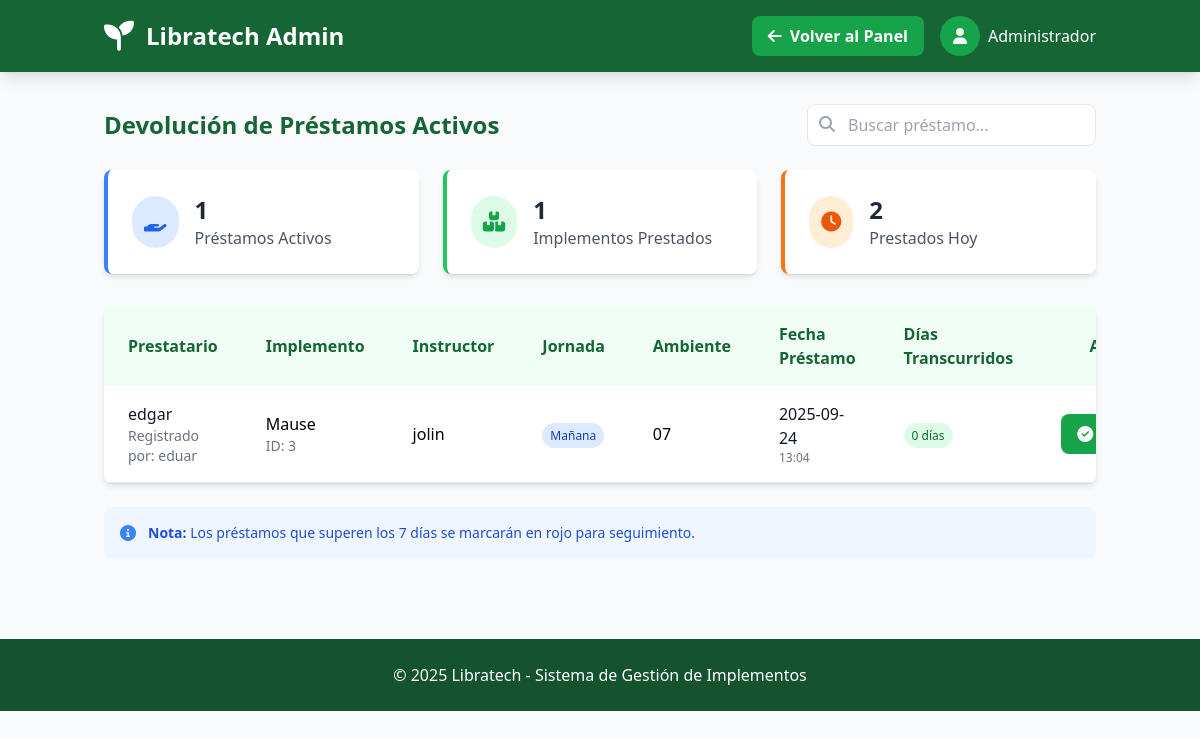
/admin/devolucion_prestamos (signed in), run on the app's committed database.
### tables this page shows
CREATE TABLE prestamos (
                id INTEGER PRIMARY KEY AUTOINCREMENT,
                fk_usuario INTEGER NOT NULL,
                fk_modelo INTEGER NOT NULL,
                fecha_prestamo TEXT NOT NULL,
                fecha_devolucion TEXT,
                nombre TEXT NOT NULL,
                instructor TEXT,
                jornada TEXT,
                ambiente TEXT,
                FOREIGN KEY (fk_usuario) REFERENCES usuarios(id),
                FOREIGN KEY (fk_modelo) REFERENCES catalogo(id)                
            );

CREATE TABLE usuarios (
                id INTEGER PRIMARY KEY AUTOINCREMENT,
                nombre TEXT NOT NULL UNIQUE,
                email TEXT NOT NULL UNIQUE,
                telefono TEXT NOT NULL UNIQUE,
                password TEXT NOT NULL
            );

CREATE TABLE catalogo (
                id INTEGER PRIMARY KEY AUTOINCREMENT,
                implemento TEXT NOT NULL,
                descripcion TEXT NOT NULL,
                disponibilidad INTEGER NOT NULL,
                imagen_url TEXT,
                categoria TEXT,
                created_at TIMESTAMP DEFAULT CURRENT_TIMESTAMP
            );

### routes/admin.py (the view)
@admin_bp.route('/devolucion_prestamos')
@login_required
def devolucion_prestamos():
    conn = get_db_connection()
    try:
        prestamos_activos = conn.execute('''
            SELECT p.*, u.nombre as usuario_nombre, c.implemento,
                   julianday('now') - julianday(p.fecha_prestamo) as dias_transcurridos
            FROM prestamos p
            JOIN usuarios u ON p.fk_usuario = u.id
            JOIN catalogo c ON p.fk_modelo = c.id
            WHERE p.fecha_devolucion IS NULL
            ORDER BY p.fecha_prestamo DESC
        ''').fetchall()
        prestamos_con_dias = []
        for prestamo in prestamos_activos:
            prestamo_dict = dict(prestamo)
            prestamo_dict['dias_transcurridos'] = int(prestamo['dias_transcurridos']) if prestamo['dias_transcurridos'] else 0
            prestamos_con_dias.append(prestamo_dict)
        total_prestamos = len(prestamos_con_dias)
        implementos_unicos = len(set(p['fk_modelo'] for p in prestamos_con_dias))
        hoy = datetime.now().strftime("%Y-%m-%d")
        prestamos_hoy = conn.execute('''
            SELECT COUNT(*) as count FROM prestamos
            WHERE fecha_prestamo LIKE ? AND fecha_devolucion IS NULL
        ''', (f'{hoy}%',)).fetchone()['count']
    except Exception as e:
        flash(f'Error al cargar préstamos: {str(e)}', 'error')
        prestamos_con_dias = []
        total_prestamos = 0
        implementos_unicos = 0
        prestamos_hoy = 0
    finally:
        conn.close()
    return render_template('admin/dvprestamos.html',
                         prestamos_activos=prestamos_con_dias,
                         total_prestamos=total_prestamos,
                         total_implementos=implementos_unicos,
                         prestamos_hoy=prestamos_hoy)

### app.py (called while the page is built)
@app.context_processor
def inject_user():
    return dict(
        current_user={
            'id': session.get('user_id'),
            'nombre': session.get('user_nombre'),
            'email': session.get('user_email'),
            'is_authenticated': 'user_id' in session
        }
    )

### routes/login.py (called while the page is built)
def login_required(view):
    from functools import wraps
    @wraps(view)
    def wrapped_view(*args, **kwargs):
        if 'user_id' not in session:
            flash('Por favor, inicie sesión para acceder a esta página', 'error')
            return redirect(url_for('login.login'))
        return view(*args, **kwargs)
    return wrapped_view

### utils/db.py (called while the page is built)
def get_db_connection():
    conn = sqlite3.connect('models/database.db')
    conn.row_factory = sqlite3.Row
    return conn

### templates/admin/dvprestamos.html (shortened to what this page needs)
<!DOCTYPE html>
<html lang="es">
<head>
    <script src="https://cdn.tailwindcss.com"></script>
    <link rel="stylesheet" href="https://cdnjs.cloudflare.com/ajax/libs/font-awesome/6.4.0/css/all.min.css">
</head>
<body class="bg-gray-50 min-h-screen">
    <header class="bg-green-800 text-white shadow-lg">
        <div class="container mx-auto px-4 py-4 flex justify-between items-center">
            <div class="flex items-center">
                <i class="fas fa-seedling text-3xl mr-3"></i>
                <h1 class="text-2xl font-bold">Libratech Admin</h1>
            </div>
            <div class="flex items-center space-x-4">
                <a href="{{ url_for('admin.admin') }}" class="bg-green-600 hover:bg-green-700 px-4 py-2 rounded-lg font-semibold">
                    <i class="fas fa-arrow-left mr-2"></i>Volver al Panel
                </a>
                <div class="relative">
                    <button class="flex items-center space-x-2">
                        <div class="w-10 h-10 rounded-full bg-green-600 flex items-center justify-center">
                            <i class="fas fa-user"></i>
                        </div>
                        <span>Administrador</span>
                    </button>
                </div>
            </div>
        </div>
    </header>
    <div class="container mx-auto px-4 py-8">
        <div class="flex justify-between items-center mb-6">
            <h2 class="text-2xl font-bold text-green-800">Devolución de Préstamos Activos</h2>
            <div class="flex space-x-4">
                <div class="relative">
                    <input type="text" id="searchInput" placeholder="Buscar préstamo..."
                           class="pl-10 pr-4 py-2 border rounded-lg focus:outline-none focus:ring-2 focus:ring-green-500">
                    <i class="fas fa-search absolute left-3 top-3 text-gray-400"></i>
                </div>
            </div>
        </div>
        <div class="grid grid-cols-1 md:grid-cols-3 gap-6 mb-8">
            <div class="bg-white p-6 rounded-lg shadow-md border-l-4 border-blue-500">
                <div class="flex items-center">
                    <div class="bg-blue-100 p-3 rounded-full mr-4">
                        <i class="fas fa-hand-holding text-blue-600 text-xl"></i>
                    </div>
                    <div>
                        <p class="text-2xl font-bold text-gray-800">{{ total_prestamos }}</p>
                        <p class="text-gray-600">Préstamos Activos</p>
                    </div>
                </div>
            </div>
            <div class="bg-white p-6 rounded-lg shadow-md border-l-4 border-green-500">
                <div class="flex items-center">
                    <div class="bg-green-100 p-3 rounded-full mr-4">
                        <i class="fas fa-boxes text-green-600 text-xl"></i>
                    </div>
                    <div>
                        <p class="text-2xl font-bold text-gray-800">{{ total_implementos }}</p>
                        <p class="text-gray-600">Implementos Prestados</p>
                    </div>
                </div>
            </div>
            <div class="bg-white p-6 rounded-lg shadow-md border-l-4 border-orange-500">
                <div class="flex items-center">
                    <div class="bg-orange-100 p-3 rounded-full mr-4">
                        <i class="fas fa-clock text-orange-600 text-xl"></i>
                    </div>
                    <div>
                        <p class="text-2xl font-bold text-gray-800">{{ prestamos_hoy }}</p>
                        <p class="text-gray-600">Prestados Hoy</p>
                    </div>
                </div>
            </div>
        </div>
        <div class="bg-white rounded-lg shadow-md overflow-hidden">
            {% if prestamos_activos %}
            <div class="overflow-x-auto">
                <table class="w-full" id="prestamosTable">
                    <thead class="bg-green-50 text-green-800">
                        <tr>
                            <th class="px-6 py-4 text-left">Prestatario</th>
                            <th class="px-6 py-4 text-left">Implemento</th>
                            <th class="px-6 py-4 text-left">Instructor</th>
                            <th class="px-6 py-4 text-left">Jornada</th>
                            <th class="px-6 py-4 text-left">Ambiente</th>
                            <th class="px-6 py-4 text-left">Fecha Préstamo</th>
                            <th class="px-6 py-4 text-left">Días Transcurridos</th>
                            <th class="px-6 py-4 text-center">Acciones</th>
                        </tr>
                    </thead>
                    <tbody>
                        {% for prestamo in prestamos_activos %}
                        <tr class="border-b hover:bg-gray-50 prestamo-row">
                            <td class="px-6 py-4">
                                <div class="font-medium text-gray-900">{{ prestamo.nombre }}</div>
                                <div class="text-sm text-gray-500">Registrado por: {{ prestamo.usuario_nombre }}</div>
                            </td>
                            <td class="px-6 py-4">
                                <div class="font-medium">{{ prestamo.implemento }}</div>
                                <div class="text-sm text-gray-500">ID: {{ prestamo.fk_modelo }}</div>
                            </td>
                            <td class="px-6 py-4">{{ prestamo.instructor }}</td>
                            <td class="px-6 py-4">
                                <span class="px-2 py-1 bg-blue-100 text-blue-800 text-xs font-medium rounded-full capitalize">
                                    {{ prestamo.jornada }}
                                </span>
                            </td>
                            <td class="px-6 py-4">{{ prestamo.ambiente }}</td>
                            <td class="px-6 py-4">
                                <div class="text-gray-900">{{ prestamo.fecha_prestamo[:10] }}</div>
                                <div class="text-xs text-gray-500">{{ prestamo.fecha_prestamo[11:16] }}</div>
                            </td>
                            <td class="px-6 py-4">
                                <span class="px-2 py-1 {% if prestamo.dias_transcurridos > 7 %}bg-red-100 text-red-800{% else %}bg-green-100 text-green-800{% endif %} text-xs font-medium rounded-full">
                                    {{ prestamo.dias_transcurridos }} días
                                </span>
                            </td>
                           <td class="px-6 py-4">
                                <div class="flex justify-center">
                                    <form action="{{ url_for('admin.devolver_prestamo_admin', id=prestamo.id) }}" method="POST" class="inline">
                                        <button type="submit"
                                                class="bg-green-600 hover:bg-green-700 text-white px-4 py-2 rounded-lg font-semibold flex items-center transition duration-200"
                                                onclick="return confirm('¿Está seguro de registrar la devolución de &quot;{{ prestamo.implemento }}&quot; por {{ prestamo.nombre }}?')">
                                            <i class="fas fa-check-circle mr-2"></i>Devolver
                                        </button>
                                    </form>
                                </div>
                            </td>
                            </tr>
                        {% endfor %}
                    </tbody>
                    </table>
                    </div>
                        {% else %}
                        <div class="text-center py-12">
                            <i class="fas fa-check-circle text-4xl text-green-400 mb-4"></i>
                            <h3 class="text-xl font-semibold text-gray-600 mb-2">No hay préstamos activos</h3>
                            <p class="text-gray-500">Todos los implementos han sido devueltos correctamente.</p>
                        </div>
                        {% endif %}
                </div>
                    {% if prestamos_activos %}
                    <div class="mt-6 p-4 bg-blue-50 rounded-lg">
                        <div class="flex items-center">
                            <i class="fas fa-info-circle text-blue-500 mr-3"></i>
                            <p class="text-blue-700 text-sm">
                                <strong>Nota:</strong> Los préstamos que superen los 7 días se marcarán en rojo para seguimiento.
                            </p>
                        </div>
                    </div>
                    {% endif %}
                </div>
    <footer class="bg-green-900 text-white mt-12 py-6">
        <div class="container mx-auto px-4 text-center">
            <p>© 2025 Libratech - Sistema de Gestión de Implementos</p>
        </div>
    </footer>
</body>
</html>

### data on the page
prestamos: nombre "edgar", usuario_nombre "eduar", implemento "Mause", fk_modelo "3", instructor "jolin", jornada "Mañana", ambiente "07", fecha_prestamo "2025-09-24", fecha_prestamo "13:04", dias_transcurridos "0"

### other printed values
{{ total_prestamos }} "1"
{{ total_implementos }} "1"
{{ prestamos_hoy }} "2"
